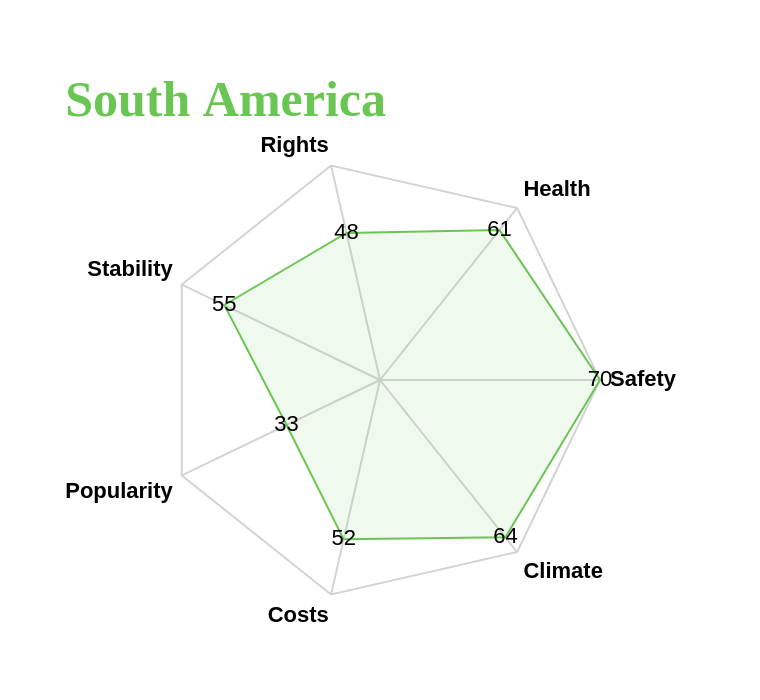

Vega-Lite specification for this chart:
### Vega specification from a JSON file in a GitHub repository (floating-point values rounded to 4 significant figures)
{"$schema": "https://vega.github.io/schema/vega/v5.json", "description": "A radar chart example, showing multiple dimensions in a radial layout.", "width": 380, "height": 350, "padding": 80, "autosize": {"type": "none", "contains": "padding"}, "title": "South America", "config": {"title": {"font": "Lucida Sans Unicode", "fontSize": 25, "color": "#69c653", "anchor": "start"}}, "signals": [{"name": "radius", "update": "width / 2"}], "data": [{"name": "table", "values": [{"Factor": "Stability", "value": 55, "Continent": 0}, {"Factor": "Rights", "value": 48, "Continent": 0}, {"Factor": "Health", "value": 61, "Continent": 0}, {"Factor": "Safety", "value": 70, "Continent": 0}, {"Factor": "Climate", "value": 64, "Continent": 0}, {"Factor": "Costs", "value": 52, "Continent": 0}, {"Factor": "Popularity", "value": 33, "Continent": 0}]}, {"name": "Factor", "source": "table", "transform": [{"type": "aggregate", "groupby": ["Factor"]}]}], "scales": [{"name": "angular", "type": "point", "range": {"signal": "[-PI, PI]"}, "padding": 0.5, "domain": {"data": "table", "field": "Factor"}}, {"name": "radial", "type": "linear", "range": {"signal": "[0, radius]"}, "zero": true, "nice": false, "domain": {"data": "table", "field": "value"}, "domainMin": 0}, {"name": "color", "type": "ordinal", "domain": {"data": "table", "field": "Continent"}, "range": ["#69c653"]}], "encode": {"enter": {"x": {"signal": "radius"}, "y": {"signal": "radius"}}}, "marks": [{"type": "group", "name": "Continent", "zindex": 1, "from": {"facet": {"data": "table", "name": "facet", "groupby": ["Continent"]}}, "marks": [{"type": "line", "name": "Continent-line", "from": {"data": "facet"}, "encode": {"enter": {"interpolate": {"value": "linear-closed"}, "x": {"signal": "scale('radial', datum.value) * cos(scale('angular', datum.Factor))"}, "y": {"signal": "scale('radial', datum.value) * sin(scale('angular', datum.Factor))"}, "stroke": {"scale": "color", "field": "Continent"}, "strokeWidth": {"value": 1}, "fill": {"scale": "color", "field": "Continent"}, "fillOpacity": {"value": 0.1}}}}, {"type": "text", "name": "value-text", "from": {"data": "Continent-line"}, "encode": {"enter": {"x": {"signal": "datum.x"}, "y": {"signal": "datum.y"}, "text": {"signal": "datum.datum.value"}, "align": {"value": "center"}, "baseline": {"value": "middle"}, "fill": {"value": "black"}}}}]}, {"type": "rule", "name": "radial-grid", "from": {"data": "Factor"}, "zindex": 0, "encode": {"enter": {"x": {"value": 0}, "y": {"value": 0}, "x2": {"signal": "radius * cos(scale('angular', datum.Factor))"}, "y2": {"signal": "radius * sin(scale('angular', datum.Factor))"}, "stroke": {"value": "lightgray"}, "strokeWidth": {"value": 1}}}}, {"type": "text", "name": "key-label", "from": {"data": "Factor"}, "zindex": 1, "encode": {"enter": {"x": {"signal": "(radius + 5) * cos(scale('angular', datum.Factor))"}, "y": {"signal": "(radius + 5) * sin(scale('angular', datum.Factor))"}, "text": {"field": "Factor"}, "align": [{"test": "abs(scale('angular', datum.Factor)) > PI / 2", "value": "right"}, {"value": "left"}], "baseline": [{"test": "scale('angular', datum.Factor) > 0", "value": "top"}, {"test": "scale('angular', datum.Factor) == 0", "value": "middle"}, {"value": "bottom"}], "fill": {"value": "black"}, "fontWeight": {"value": "bold"}}}}, {"type": "line", "name": "outer-line", "from": {"data": "radial-grid"}, "encode": {"enter": {"interpolate": {"value": "linear-closed"}, "x": {"field": "x2"}, "y": {"field": "y2"}, "stroke": {"value": "lightgray"}, "strokeWidth": {"value": 1}}}}]}
